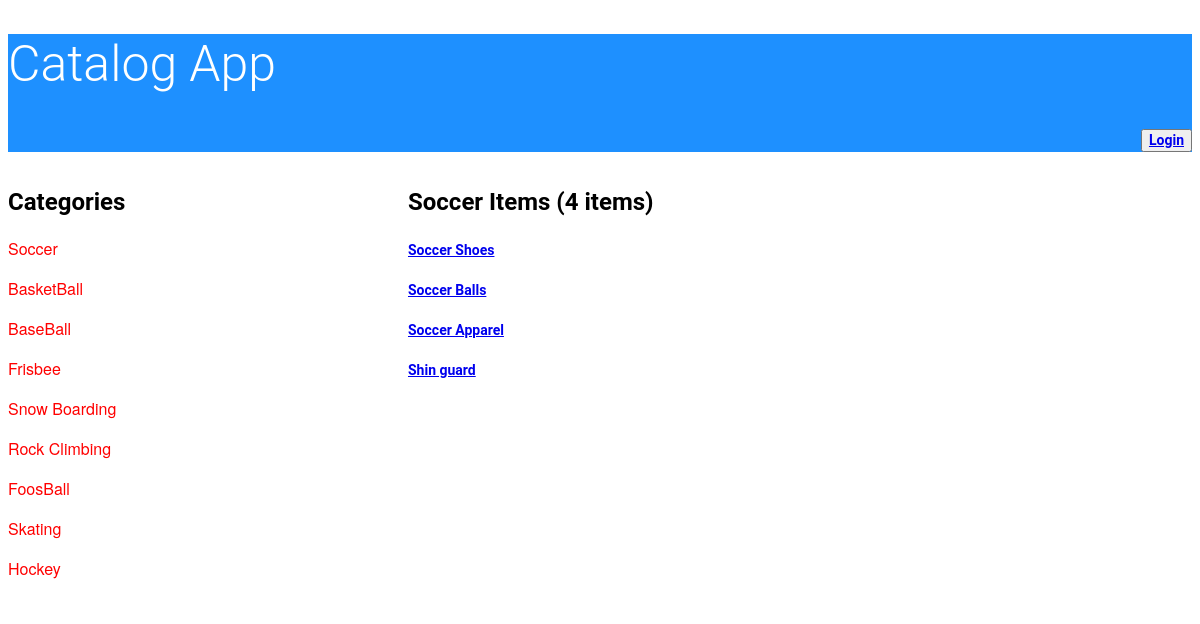
/catalog/Soccer/items, run on an earlier commit of the app's database.
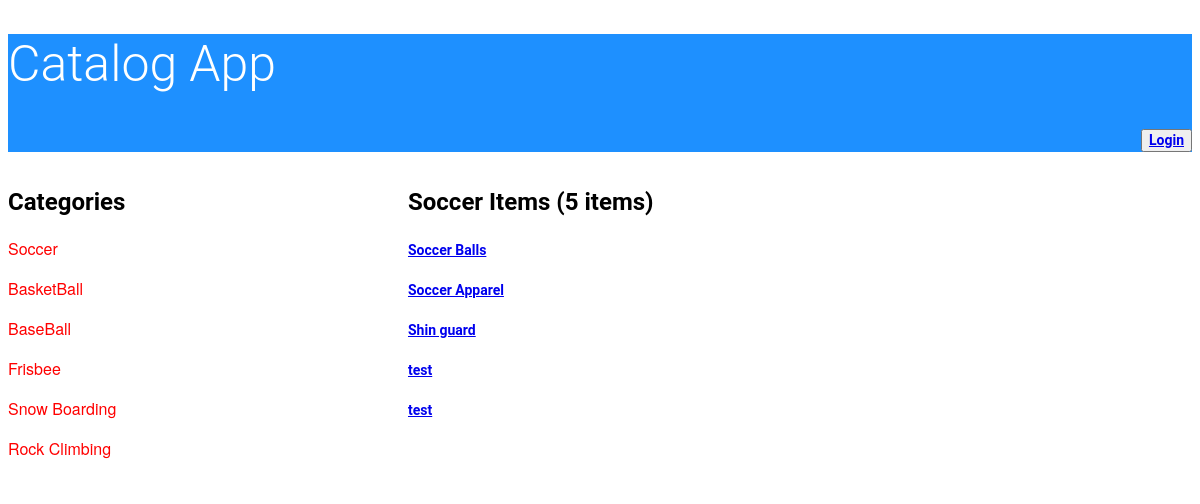
And on a later commit of the database.
### database_setup.py (models this page shows, shortened)
class Category(Base):
    __tablename__ = 'category'
    id = Column(Integer, primary_key=True)
    name = Column(String(250), nullable=False)

class Items(Base):
    __tablename__ = 'items'
    title = Column(String(80), nullable = False)
    id = Column(Integer, primary_key = True)
    description = Column(String(250))
    category_id = Column(Integer,ForeignKey('category.id'))
    category = relationship(Category)
    user_id = Column(Integer,ForeignKey('user.id'))
    user = relationship(User)

### application.py (the view)
@app.route('/<string:name>/items')
@app.route('/catalog/<string:name>/items')
def showCategoryitems(name):
    categoryitems = session.query(Category).all()
    category = session.query(Category).filter(name == Category.name).one()
    showitemCount = session.query(
        Items.id).join(Category).filter(
        name == Category.name).count()
    showListcategoryitems = session.query(
        Items.title, Category.name).join(Category).filter(
        name == Category.name)
    print(showListcategoryitems)
    print(showitemCount)
    return render_template(
        'category.html',
        showitemCount=showitemCount,
        categoryitems=categoryitems,
        category=category,
        showListcategoryitems=showListcategoryitems)

### templates/category.html
<!DOCTYPE html>
<html>
<head>
  <link rel=stylesheet type=text/css href="{{ url_for('static', filename='styles.css') }}">
</head>
<body>
<header>
 <h1>Catalog App</h1>
 <p align="right">
 <button class="login-button" type="button" class="btn btn-primary btn-lg">
		<a href={{url_for('showLogin')}}>Login</a>
            </button>
</p>
</header>
<div id = "wrap">
<div class ="left">
<h2>Categories</h2>
{% for i in categoryitems %}
<div>
  <p> {{i.name}}</p>
</div>
{% endfor %}
</div>
<div class = "right">
<h2>{{category.name}} Items ({{showitemCount}} items)</h2>
	{% for i in showListcategoryitems %}
<div>
  <p> <a href={{url_for('showitemdescrpition',name=i.name,title = i.title )}}>{{i.title}}</a></p>
</div>
{% endfor %}
</div>
</body>
</html>

What changed in the data, as far as the page shows it:
removed Category: name "FoosBall"
removed Category: name "Skating"
removed Category: name "Hockey"
removed Items: title "Soccer Shoes"
added Items: title "test"
added Items: title "test"
Also different on the page:
{{ showitemCount }}: "4" → "5"
